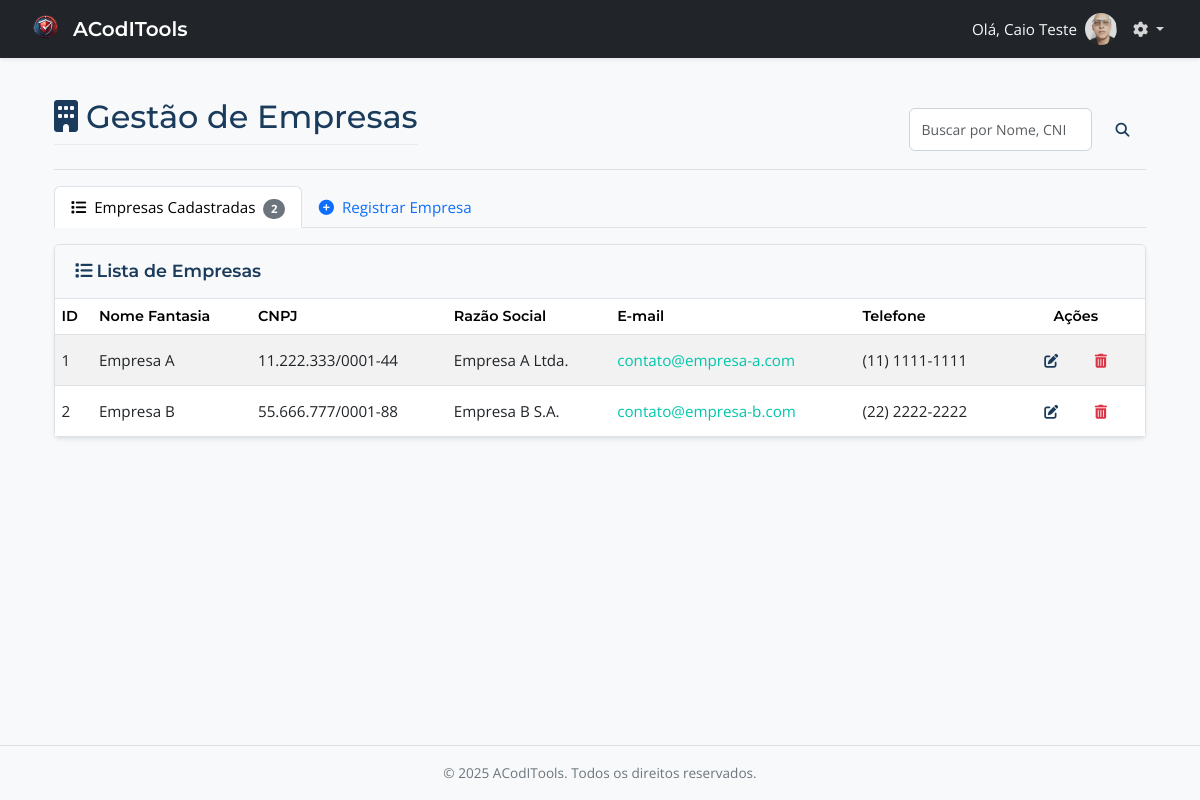
The app's page /admin/empresa/empresa_index.php (signed in), older data.
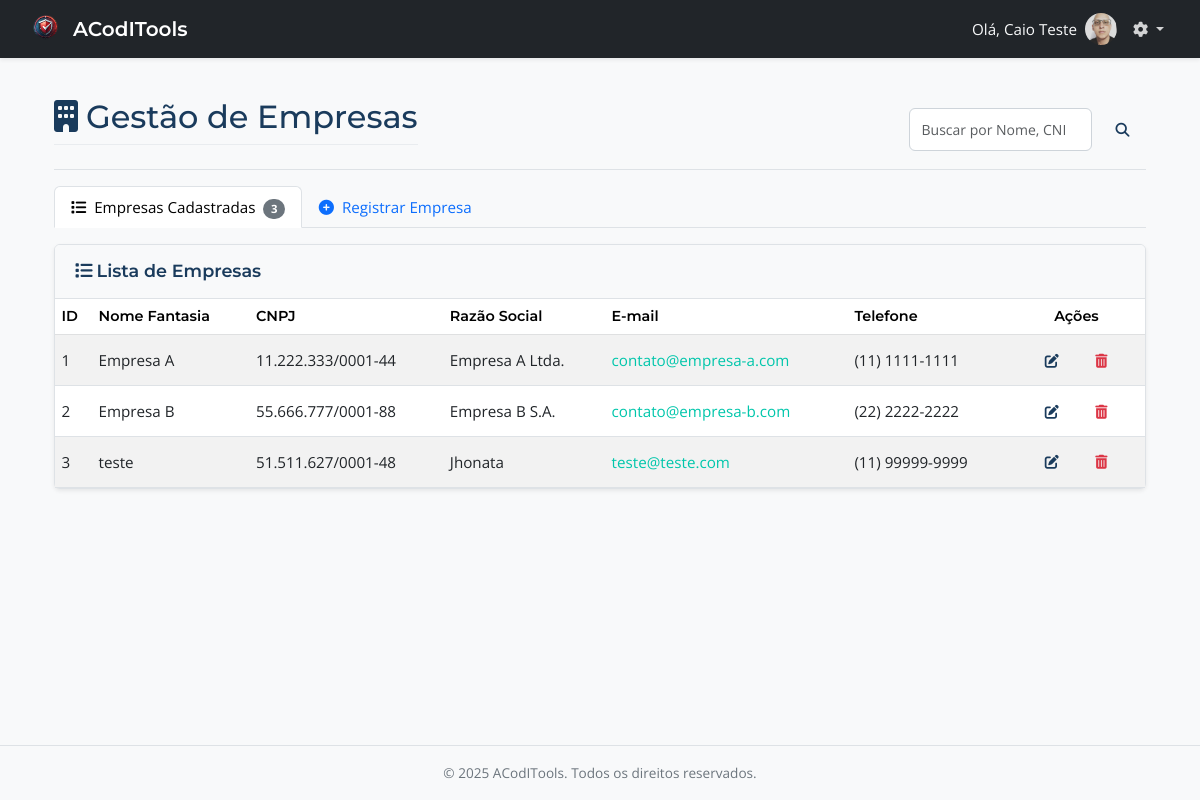
The same page, newer data.
### tables this page shows
CREATE TABLE `empresas` (
  `id` int(11) NOT NULL,
  `nome` varchar(255) NOT NULL,
  `cnpj` varchar(20) DEFAULT NULL,
  `razao_social` varchar(255) DEFAULT NULL,
  `endereco` varchar(255) DEFAULT NULL,
  `contato` varchar(255) DEFAULT NULL,
  `telefone` varchar(20) DEFAULT NULL,
  `email` varchar(255) DEFAULT NULL,
  `logo` varchar(255) DEFAULT NULL,
  `data_cadastro` datetime NOT NULL DEFAULT current_timestamp(),
  `criado_por` int(11) DEFAULT NULL COMMENT 'ID do usuário que criou a empresa',
  `modificado_por` int(11) DEFAULT NULL COMMENT 'ID do usuário que modificou a empresa pela última vez',
  `data_modificacao` timestamp NULL DEFAULT current_timestamp() ON UPDATE current_timestamp() COMMENT 'Data e hora da última modificação',
  `ativo` tinyint(1) NOT NULL DEFAULT 1 COMMENT '1 = Ativo, 0 = Inativo'
);

### includes/db.php (called while the page is built, shortened)
<?php
function dbGetEmpresas(
    PDO $conexao,
    int $pagina_atual = 1,
    int $itens_por_pagina = 10,
    string $termo_busca = ''
): array {
    $pagina_atual = max(1, $pagina_atual);
    $itens_por_pagina = max(1, $itens_por_pagina);
    $termo_busca = trim($termo_busca);
    $offset = ($pagina_atual - 1) * $itens_por_pagina;
    $empresas = [];
    $paginacao = ['pagina_atual' => $pagina_atual, 'total_paginas' => 0, 'total_itens' => 0];
    $params = [];
    $sql_select = "SELECT SQL_CALC_FOUND_ROWS
                     e.id, e.nome, e.cnpj, e.razao_social, e.email, e.telefone
                   FROM empresas e";
    $where_clauses = [];
    $params[':limit'] = $itens_por_pagina;
    $params[':offset'] = $offset;
    $sql_where = empty($where_clauses) ? "" : " WHERE " . implode(' AND ', $where_clauses);
    $sql_order_limit = " ORDER BY e.nome ASC LIMIT :limit OFFSET :offset";
    $sql = $sql_select . $sql_where . $sql_order_limit;
    try {
        $stmt = $conexao->prepare($sql);
        foreach ($params as $key => $value) {
            if ($key === ':limit' || $key === ':offset') {
                $stmt->bindValue($key, (int)$value, PDO::PARAM_INT);
            } else {
                $stmt->bindValue($key, $value, PDO::PARAM_STR);
            }
        }
        $stmt->execute();
        $empresas = $stmt->fetchAll(PDO::FETCH_ASSOC);
        $total_itens = (int) $conexao->query("SELECT FOUND_ROWS()")->fetchColumn();
        $paginacao['total_itens'] = $total_itens;
        $paginacao['total_paginas'] = ($itens_por_pagina > 0 && $total_itens > 0) ? ceil($total_itens / $itens_por_pagina) : 0;
    } catch (PDOException $e) {
        error_log("Erro em dbGetEmpresas (Busca: $termo_busca, SQL: $sql): " . $e->getMessage());
        return [
            'empresas' => [],
            'paginacao' => $paginacao,
            'erro' => 'Erro ao buscar empresas. Contate o administrador.'
        ];
    }
    return [
        'empresas' => $empresas,
        'paginacao' => $paginacao
    ];
}
?>

### includes/admin_functions.php (called while the page is built, shortened)
<?php
function formatarCNPJ(string $cnpj): string {
    $cnpjLImpo = preg_replace('/[^0-9]/', '', $cnpj);
    return vsprintf('%s%s.%s%s%s.%s%s%s/%s%s%s%s-%s%s', str_split($cnpjLImpo));
}

### admin/empresa/empresa_index.php (the view, shortened to what the changed rows need)
<?php
require_once __DIR__ . '/../../includes/config.php';
require_once __DIR__ . '/../../includes/layout_admin.php';
require_once __DIR__ . '/../../includes/admin_functions.php';
require_once __DIR__ . '/../../includes/db.php';
$pagina_atual = filter_input(INPUT_GET, 'pagina', FILTER_VALIDATE_INT, ['options' => ['default' => 1, 'min_range' => 1]]);
$itens_por_pagina = 10;
$termo_busca = trim(filter_input(INPUT_GET, 'busca', FILTER_SANITIZE_STRING) ?? '');
$empresa_data = dbGetEmpresas($conexao, $pagina_atual, $itens_por_pagina, $termo_busca);
$lista_empresas = $empresa_data['empresas'] ?? [];
$paginacao = $empresa_data['paginacao'] ?? ['total_paginas' => 0, 'pagina_atual' => 1, 'total_itens' => 0];
$title = "ACodITools - Gestão de Empresas";
echo getHeaderAdmin($title);
$aba_ativa = $_GET['aba'] ?? 'empresas';
?>
<div class="container-fluid">
    <div class="d-flex justify-content-between flex-wrap flex-md-nowrap align-items-center pt-3 pb-2 mb-3 border-bottom">
        <h1 class="h2"><i class="fas fa-building me-2"></i>Gestão de Empresas</h1>
    </div>
    <ul class="nav nav-tabs mb-3" id="empresaTabs" role="tablist">
        <li class="nav-item" role="presentation">
            <button class="nav-link <?= ($aba_ativa === 'empresas') ? 'active' : '' ?>" id="empresas-tab" data-bs-toggle="tab" data-bs-target="#empresas-content" type="button" role="tab" aria-controls="empresas-content" aria-selected="<?= ($aba_ativa === 'empresas') ? 'true' : 'false' ?>">
                 <i class="fas fa-list me-1"></i> Empresas Cadastradas <span class="badge rounded-pill bg-secondary ms-1"><?= $paginacao['total_itens'] ?? 0 ?></span>
            </button>
        </li>
    </ul>
    <div class="tab-content" id="empresaTabsContent">
        <div class="tab-pane fade <?= ($aba_ativa === 'empresas') ? 'show active' : '' ?>" id="empresas-content" role="tabpanel" aria-labelledby="empresas-tab">
             <div class="card shadow-sm">
                 <div class="card-body p-0">
                    <div class="table-responsive">
                        <table class="table table-striped table-hover table-sm mb-0">
                            <thead class="table-light">
                                <tr>
                                    <th scope="col">ID</th>
                                    <th scope="col">Nome Fantasia</th>
                                    <th scope="col">CNPJ</th>
                                    <th scope="col">Razão Social</th>
                                    <th scope="col">E-mail</th>
                                    <th scope="col">Telefone</th>
                                    <th scope="col" class="text-center">Ações</th>
                                </tr>
                            </thead>
                            <tbody>
                                <?php if (empty($lista_empresas)): ?>
                                    <tr>
                                        <td colspan="7" class="text-center text-muted p-4">
                                            <?php if (!empty($termo_busca)): ?>
                                                Nenhuma empresa encontrada para "<?= htmlspecialchars($termo_busca) ?>". <a href="?aba=empresas">Limpar busca</a>.
                                            <?php else: ?>
                                                 Nenhuma empresa cadastrada. Utilize a aba <a href="#" data-bs-toggle="tab" data-bs-target="#registrar-empresa-content">Registrar Empresa</a>.
                                            <?php endif; ?>
                                        </td>
                                    </tr>
                                <?php else: ?>
                                    <?php foreach ($lista_empresas as $empresa_item): ?>
                                        <tr>
                                            <td><?= htmlspecialchars($empresa_item['id']) ?></td>
                                            <td><?= htmlspecialchars($empresa_item['nome']) ?></td>
                                            <td><?= function_exists('formatarCNPJ') ? htmlspecialchars(formatarCNPJ($empresa_item['cnpj'])) : htmlspecialchars($empresa_item['cnpj']) ?></td>
                                            <td title="<?= htmlspecialchars($empresa_item['razao_social']) ?>"><?= htmlspecialchars(mb_strimwidth($empresa_item['razao_social'], 0, 40, "...")) ?></td>
                                            <td><a href="mailto:<?= htmlspecialchars($empresa_item['email']) ?>" title="Enviar e-mail para <?= htmlspecialchars($empresa_item['email']) ?>"><?= htmlspecialchars($empresa_item['email']) ?></a></td>
                                            <td><?= htmlspecialchars($empresa_item['telefone']) ?></td>
                                            <td class="text-center">
                                                <div class="d-inline-flex flex-nowrap">
                                                    <a href="<?= BASE_URL ?>admin/empresas/editar_empresa.php?id=<?= $empresa_item['id'] ?>" class="btn btn-sm btn-outline-primary me-1" title="Editar Empresa"><i class="fas fa-edit"></i></a>
                                                    <form method="POST" action="<?= BASE_URL ?>admin/empresas/empresa_index.php" class="d-inline" onsubmit="return confirm('ATENÇÃO! Excluir a empresa <?= htmlspecialchars(addslashes($empresa_item['nome'])) ?>? Verifique dependências (usuários vinculados). Esta ação não pode ser desfeita.');">
                                                        <button type="submit" class="btn btn-sm btn-outline-danger" title="Excluir Empresa"><i class="fas fa-trash-alt"></i></button>
                                                    </form>
                                                </div>
                                            </td>
                                        </tr>
                                    <?php endforeach; ?>
                                <?php endif; ?>
                            </tbody>
                        </table>
                    </div>
                 </div>
             </div>
        </div>
    </div>
</div>
<?php
echo getFooterAdmin();
?>

Row changes from the older to the newer data that the page shows:
added empresas: id "3", nome "teste", cnpj "51.511.627/0001-48", razao_social "Jhonata", email "teste@teste.com", telefone "(11) 99999-9999"
Text that changed along with them:
$paginacao['total_itens']: "2" → "3"
